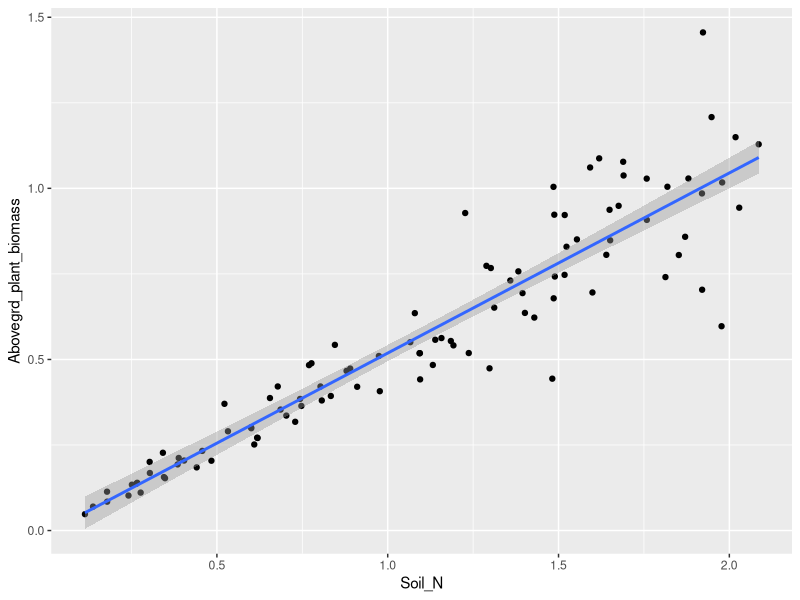

Write the R code that produced this figure. (Note: this script raises an error after producing the figure.)
## ---- chunk 1
knitr::opts_chunk$set(echo = TRUE, results='markup', warning=FALSE, message=FALSE, fig.path = "/Users/stevenmh/MyDrive/Projects/ecosystems-primer/figs/", knitr.graphics.auto_pdf = TRUE,
                      message=FALSE, out.width="90%")
# automatically create a bib database for R packages
knitr::write_bib(c(
  .packages(), 'bookdown', 'knitr', 'rmarkdown'
), 'packages.bib')

library(deSolve)
library(tidyverse)
## ---- chunk 2
Soil_N <- runif(100, .1, 2.1)
Abovegrd_plant_biomass <- Soil_N * .5 + Soil_N*rnorm(length(Soil_N), sd=.1)
qplot(Soil_N, Abovegrd_plant_biomass, geom=c("point") ) + geom_smooth(method = "lm")
## ---- chunk 3
knitr::include_graphics("figs/LakeEcosystemCarpenteretal1992.png")
## ---- chunk 4
knitr::include_graphics("figs/LakeEcosystemCarpenteretal1992.png")
## ---- chunk 5
knitr::include_graphics("figs/BormannF2.png")
## ---- chunk 6
knitr::include_graphics("figs/model3.pdf")
## ---- chunk 7
# Atmospheric inputs
##  Precip
i1 <- 6.5
## fixation
i2 <- 14.2
# uptake
a1 <- 79.6 / (26 * 532)
# throughfall and exudates (inorganic)
a2 <- (6.6 + 0.8) / 532
# litter, throughfall, exudates (organic)
a3 <- (54.2 + 2.7 + 0.1 + 6.2 ) / 532
# net mineralization
a4 <- 69.6 / 4700
# export from available
a5 <- 3.9 /26
#export from bound
a6 <- 0.1/4700

# make a vector
params <- c( a1 = a1, a2 = a2, a3 = a3, a4 = a4, 
            a5 = a5, a6 = a6, i1 = i1, i2 = i2)
#...and look at it.
params
## ---- chunk 8
bormann1 <- function(t, y, p) {
  # time, vector of state variables and parameters must be in this order
  # we can use as.list for both the state variables and parameters
  # a1 = uptake
  # a2 = loss from veg to avail
  # a3 = loss from veg to bound
  # a4 = net mineralization
  # a5 = export from avail
  # a6 = export from bound
  with( as.list( c(y, p) ), {
    dV.dt <- a1 * A * V - a2 * V - a3 * V
    dA.dt <- i1 + a2 * V + a4 * B - a1 * A * V - a5 * A 
    dB.dt <- i2 + a3 * V - a4 * B - a6 * B 
    # Here we return a list whose first element is the vector of
    # rates of change for the state variables. The first element must be these rates,
    # in the same order as the state variables in y
    # The second element is the total N in the system
    return(list( c(dV.dt, dA.dt, dB.dt), 
                 total = V + A + B 
                 )  )})
}
## ---- chunk 9
initial.state <- c( V = 532, A = 26, B = 4700)
## ---- chunk 10
time <- 0:250
out <- ode(y = initial.state, times=time, func=bormann1, parms = params)
head(round(out,1))
#plot(out)
## ---- chunk 11
outg <- gather(as.data.frame(out), key=State.var, value=kg.N, 
              V, A, B, total, -time,
              factor_key=TRUE)
ggplot(outg, aes(x=time, y=kg.N)) + geom_line() + facet_wrap(~State.var, scale="free_y")
## ---- chunk 12
bormann2 <- function(t, y, p) {
  # time, vector of state variables and parameters must be in this order
  # we can use as.list for both the state variables and parameters
  # a1 = uptake
  # a2 = loss from veg to avail
  # a3 = loss from veg to bound
  # a4 = net mineralization
  # a5 = export from avail
  # a6 = export from bound
  with( as.list( c(y, p) ), {
    dV.dt <- (a1 * A  - a2  - a3) * V * (1-V/K)
    dA.dt <- i1 + a2 * V + a4 * B - a1 * A * V - a5 * A 
    dB.dt <- i2 + a3 * V - a4 * B - a6 * B 
    # Here we return a list whose first element is the vector of
    # rates of change for the state variables. The first element must be these rates,
    # in the same order as the state variables in y
    # The second element is the total N in the system
    return(list( c(dV.dt, dA.dt, dB.dt), 
                 total = V + A + B 
                 )  )})
}
## ---- chunk 13
params["K"] <- 600
out <- ode(y = initial.state, times=time, func=bormann2, parms = params)
outg <- gather(as.data.frame(out), key=State.var, value=kg.N, 
              V, A, B, total, -time,
              factor_key=TRUE)
ggplot(outg, aes(time, kg.N)) + geom_line() + facet_wrap(~State.var, scale="free_y")
